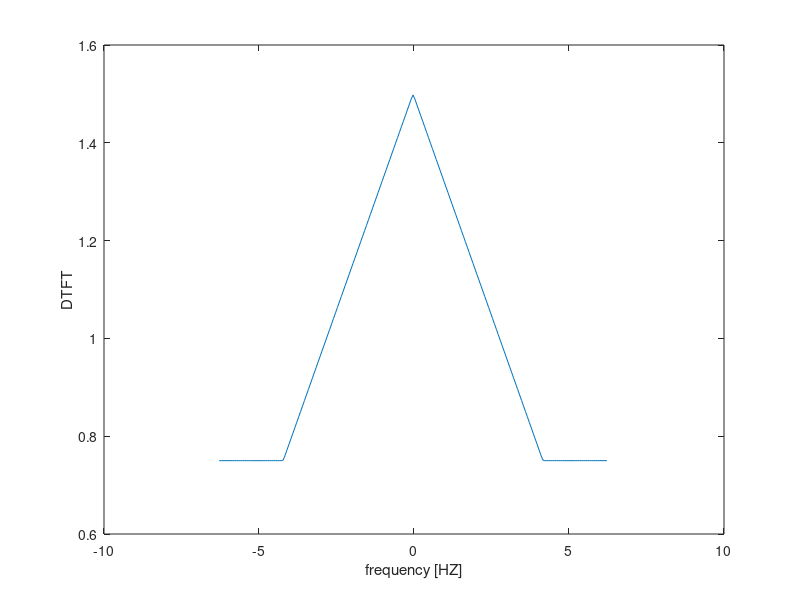

MATLAB code to generate this figure:
n = -100:1:100;
T1 = 8;
X2= (sinc((n.*T1)./12)).^2;
X_2 = fft(X2);
y = fftshift(X_2);
Y = abs(y);
fs =4*pi;
df = fs/ length(X2);
fn = fs/2;
figure();
f = -fn:df:fn-df;
plot(f,Y);
xlabel('frequency [HZ]');
ylabel('DTFT');
